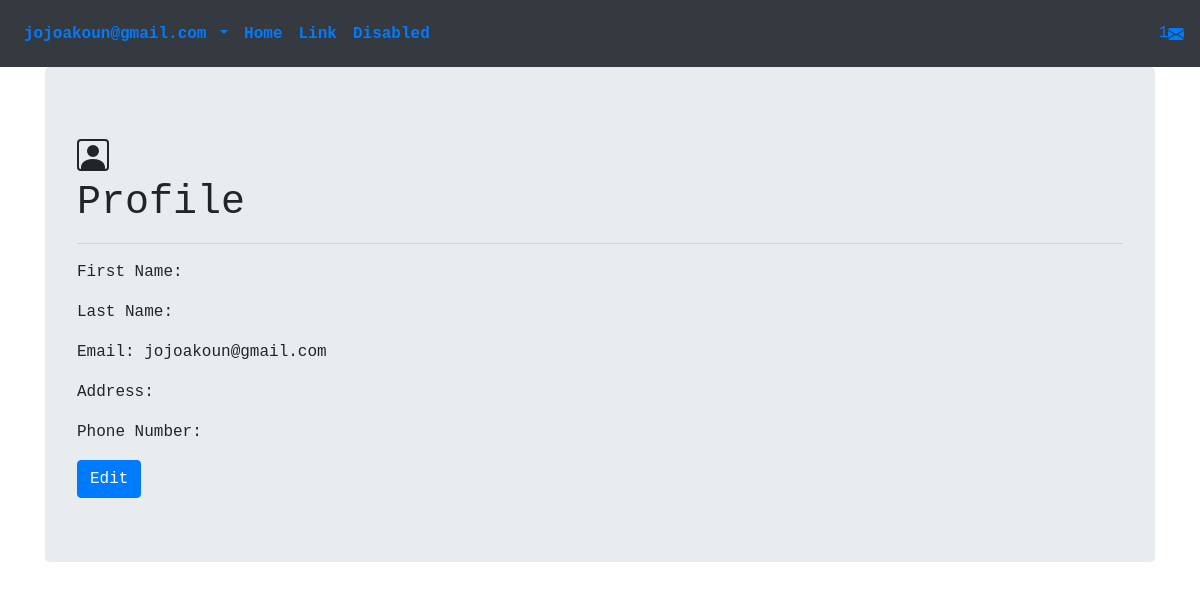
Page /accounts/profile/ (signed in) on the earlier database version.
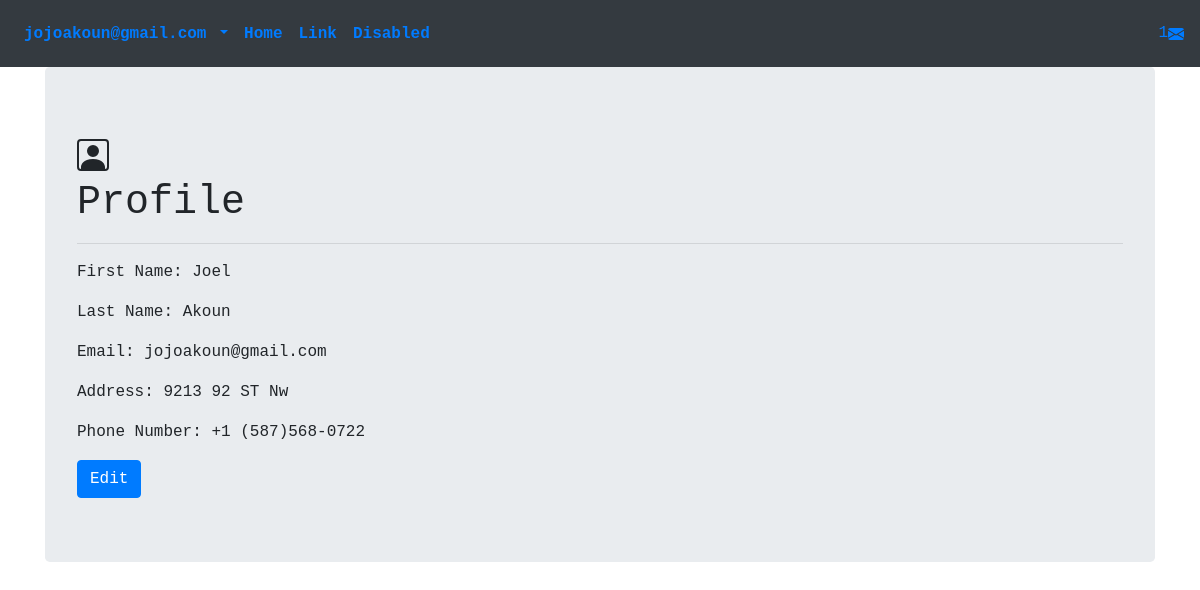
Same page on the later database version.
### accounts/models.py (models this page shows, shortened)
class User(AbstractBaseUser):
    email = models.EmailField(
        verbose_name='email address',
        max_length=255,
        unique=True,
    )
    is_active = models.BooleanField(default=True)
    staff = models.BooleanField(default=False) # a admin user; non super-user
    admin = models.BooleanField(default=False) # a superuser
    USERNAME_FIELD = 'email'
    REQUIRED_FIELDS = [] # Email & Password are required by default.
    objects = UserManager()

class Profile(models.Model):
    user = models.OneToOneField(User, on_delete=models.CASCADE,blank=True, null=True)
    first_name = models.CharField(max_length=30, blank=True, null=True)
    last_name = models.CharField(max_length=30, blank=True, null=True)
    address = models.CharField(max_length=30, blank=True, null=True)
    phone_number = models.CharField(max_length=30, blank=True, null=True)

### accounts/views.py (the view)
# urls.py: path('profile/',views.ProfileView.as_view(),name='profile'),
class ProfileView(LoginRequiredMixin,DetailView):
    template_name='accounts/profile.html'
    def get_object(self):
        return get_object_or_404(get_user_model(),pk=self.request.user.id)

### accounts/templates/accounts/profile.html (shortened to what this page needs)
<!DOCTYPE html>
{% extends 'base.html' %}
{% load static %}
{% load bootstrap4 %}
{% block content %}
    <div class="container text-monospace">
        <div class="jumbotron">
			<h1>Profile</h1>
			<hr>
            <p>First Name: {{user.profile.first_name}}</p>
			<p>Last Name: {{user.profile.last_name}}</p>
			<p>Email: {{user.email}}</p>
            <p>Address: {{user.profile.address}}</p>
            <p>Phone Number: {{user.profile.phone_number}}</p>
            <a class="btn btn-primary" href="">Edit</a>
        </div>
    </div>
{% endblock content %}

### templates/base.html (shortened to what this page needs)
<!DOCTYPE html>
{% load static %}
{% load bootstrap4 %}
<html lang="en">
<head>
	<link rel="stylesheet" href="https://stackpath.bootstrapcdn.com/bootstrap/4.5.0/css/bootstrap.min.css">
	<link rel="stylesheet" href="{% static 'css/main.css'%}">
</head>
<body>
	<nav class="navbar navbar-expand-lg navbar-primary bg-dark font-weight-bolder text-monospace">
		{% if request.user.is_authenticated %}
			<div class="collapse navbar-collapse " id="navbarSupportedContent">
				<ul class="navbar-nav mr-auto">
					<li class="nav-item dropdown">
						<a class="nav-link dropdown-toggle" href="#" id="navbarDropdown" role="button" data-toggle="dropdown" aria-haspopup="true" aria-expanded="false">
							{{request.user.email}}
						</a>
					</li>
					<li class="nav-item active">
					<a class="nav-link" href="{% url 'home'%}">Home <span class="sr-only">(current)</span></a>
					</li>
					<li class="nav-item active">
					<a class="nav-link" href="#">Link</a>
					</li>
					<li class="nav-item active">
					<a class="nav-link" href="#" tabindex="-1" aria-disabled="true">Disabled</a>
					</li>
				</ul>
				<div class="form-inline my-2 my-lg-3 text-primary h6 ">
					1
					</div>
			</div>
		{% endif %}
	</nav>
	{% block content %}
	{% endblock content %}
</body>
</html>

Differences in the rows shown:
changed User "jojoakoun@gmail.com": profile.first_name (not shown) → "Joel"; profile.last_name (not shown) → "Akoun"; profile.address (not shown) → "9213 92 ST Nw"; profile.phone_number (not shown) → "+1 (587)568-0722"
